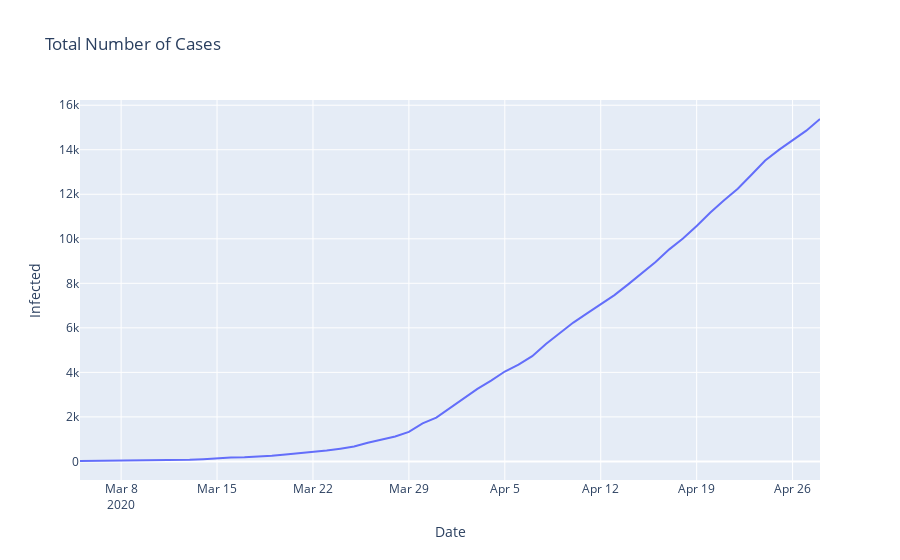

This figure's notebook cell:
### Code cell
fig = go.Figure()
fig.add_trace(go.Scatter(x=dates, y=total,
                    mode='lines',
                    name='Total Number of Cases'))

fig.update_layout(
    title_text='Total Number of Cases', # title of plot
    xaxis_title_text='Date', # xaxis label
    yaxis_title_text='Infected', # yaxis label
)
fig.show()

with open('../plotly/ontario_total_cases.json', 'w') as f:
    f.write(fig.to_json())

### Figure 1 — Plotly figure (JSON) as saved in the notebook; plotly's stock layout.template omitted (floating-point values rounded to 4 significant figures)
{"data": [{"mode": "lines", "name": "Total Number of Cases", "type": "scatter", "x": ["2020-03-05", "2020-03-06", "2020-03-07", "2020-03-09", "2020-03-10", "2020-03-11", "2020-03-12", "2020-03-13", "2020-03-14", "2020-03-15", "2020-03-16", "2020-03-17", "2020-03-18", "2020-03-19", "2020-03-20", "2020-03-21", "2020-03-22", "2020-03-23", "2020-03-24", "2020-03-25", "2020-03-26", "2020-03-27", "2020-03-28", "2020-03-29", "2020-03-30", "2020-03-31", "2020-04-01", "2020-04-02", "2020-04-03", "2020-04-04", "2020-04-05", "2020-04-06", "2020-04-07", "2020-04-08", "2020-04-09", "2020-04-10", "2020-04-11", "2020-04-12", "2020-04-13", "2020-04-14", "2020-04-15", "2020-04-16", "2020-04-17", "2020-04-18", "2020-04-19", "2020-04-20", "2020-04-21", "2020-04-22", "2020-04-23", "2020-04-24", "2020-04-25", "2020-04-26", "2020-04-27", "2020-04-28"], "y": [18, 22, 24, 31, 31, 37, 54, 74, 98, 140, 172, 183, 208, 251, 311, 368, 413, 489, 572, 667, 835, 967, 1117, 1324, 1706, 1966, 2392, 2793, 3255, 3630, 4038, 4347, 4726, 5276, 5759, 6237, 6648, 7049, 7470, 7953, 8447, 8961, 9525, 10010, 10578, 11184, 11735, 12245, 12879, 13519, 13995, 14432, 14856, 15381]}], "layout": {"title": {"text": "Total Number of Cases"}, "xaxis": {"title": {"text": "Date"}}, "yaxis": {"title": {"text": "Infected"}}}}
